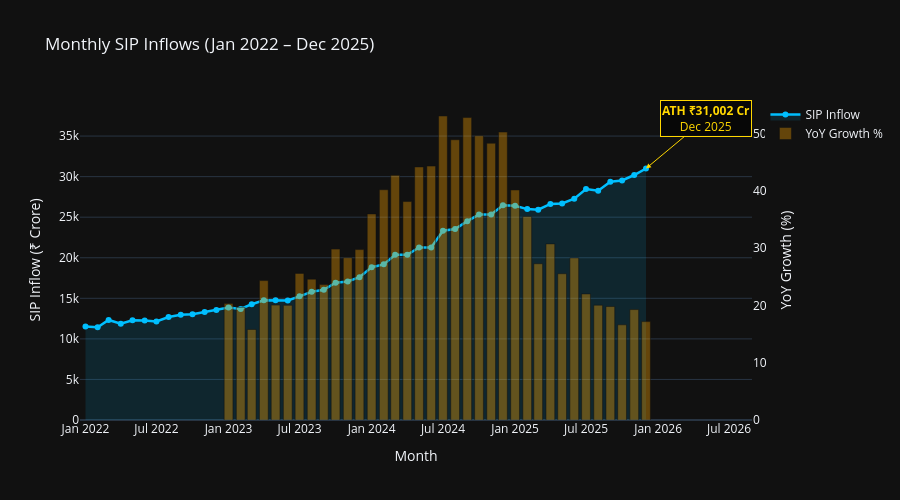

The cell this chart's notebook holds for it:
### Markdown cell above
## 4. SIP Inflow Time-Series <a id='4-sip-inflows'></a>
Monthly SIP collections Jan 2022 – Dec 2025 with YoY growth on secondary axis.
All-time high annotated in gold.

### Code cell
fig = go.Figure()
fig.add_trace(go.Scatter(
    x=sip["month"], y=sip["sip_inflow_crore"],
    mode="lines+markers", line=dict(color="#00BFFF", width=2.5),
    fill="tozeroy", fillcolor="rgba(0,191,255,0.12)", name="SIP Inflow",
    hovertemplate="<b>%{x|%b %Y}</b><br>₹%{y:,} Cr<extra></extra>"
))
ath = sip.loc[sip["sip_inflow_crore"].idxmax()]
fig.add_annotation(
    x=ath["month"], y=ath["sip_inflow_crore"],
    text=f"<b>ATH ₹{ath['sip_inflow_crore']:,} Cr</b><br>{ath['month'].strftime('%b %Y')}",
    showarrow=True, arrowhead=2, arrowcolor="gold",
    font=dict(color="gold", size=12), bgcolor="rgba(0,0,0,0.6)",
    bordercolor="gold", borderwidth=1, ax=60, ay=-50
)
fig.add_trace(go.Bar(x=sip["month"], y=sip["yoy_growth_pct"], name="YoY Growth %",
                     yaxis="y2", marker_color="rgba(255,165,0,0.35)"))
fig.update_layout(
    title="Monthly SIP Inflows (Jan 2022 – Dec 2025)",
    xaxis_title="Month", yaxis_title="SIP Inflow (₹ Crore)",
    yaxis2=dict(title="YoY Growth (%)", overlaying="y", side="right", showgrid=False),
    template=PLOTLY_TEMPLATE, height=500, hovermode="x unified"
)
fig.show()

### Figure 1 — Plotly figure (JSON) as saved in the notebook; plotly's stock layout.template omitted (floating-point values rounded to 4 significant figures)
{"data": [{"fill": "tozeroy", "fillcolor": "rgba(0,191,255,0.12)", "hovertemplate": "<b>%{x|%b %Y}</b><br>₹%{y:,} Cr<extra></extra>", "line": {"color": "#00BFFF", "width": 2.5}, "mode": "lines+markers", "name": "SIP Inflow", "type": "scatter", "x": ["2022-01-01T00:00:00", "2022-02-01T00:00:00", "2022-03-01T00:00:00", "2022-04-01T00:00:00", "2022-05-01T00:00:00", "2022-06-01T00:00:00", "2022-07-01T00:00:00", "2022-08-01T00:00:00", "2022-09-01T00:00:00", "2022-10-01T00:00:00", "2022-11-01T00:00:00", "2022-12-01T00:00:00", "2023-01-01T00:00:00", "2023-02-01T00:00:00", "2023-03-01T00:00:00", "2023-04-01T00:00:00", "2023-05-01T00:00:00", "2023-06-01T00:00:00", "2023-07-01T00:00:00", "2023-08-01T00:00:00", "2023-09-01T00:00:00", "2023-10-01T00:00:00", "2023-11-01T00:00:00", "2023-12-01T00:00:00", "2024-01-01T00:00:00", "2024-02-01T00:00:00", "2024-03-01T00:00:00", "2024-04-01T00:00:00", "2024-05-01T00:00:00", "2024-06-01T00:00:00", "2024-07-01T00:00:00", "2024-08-01T00:00:00", "2024-09-01T00:00:00", "2024-10-01T00:00:00", "2024-11-01T00:00:00", "2024-12-01T00:00:00", "2025-01-01T00:00:00", "2025-02-01T00:00:00", "2025-03-01T00:00:00", "2025-04-01T00:00:00", "2025-05-01T00:00:00", "2025-06-01T00:00:00", "2025-07-01T00:00:00", "2025-08-01T00:00:00", "2025-09-01T00:00:00", "2025-10-01T00:00:00", "2025-11-01T00:00:00", "2025-12-01T00:00:00"], "y": [11517, 11438, 12328, 11863, 12286, 12276, 12140, 12694, 12976, 13040, 13306, 13573, 13856, 13687, 14276, 14749, 14749, 14734, 15245, 15814, 16042, 16928, 17073, 17610, 18838, 19187, 20371, 20371, 21262, 21262, 23332, 23547, 24509, 25323, 25320, 26459, 26400, 25999, 25926, 26632, 26688, 27274, 28464, 28265, 29361, 29529, 30200, 31002]}, {"marker": {"color": "rgba(255,165,0,0.35)"}, "name": "YoY Growth %", "type": "bar", "x": ["2022-01-01T00:00:00", "2022-02-01T00:00:00", "2022-03-01T00:00:00", "2022-04-01T00:00:00", "2022-05-01T00:00:00", "2022-06-01T00:00:00", "2022-07-01T00:00:00", "2022-08-01T00:00:00", "2022-09-01T00:00:00", "2022-10-01T00:00:00", "2022-11-01T00:00:00", "2022-12-01T00:00:00", "2023-01-01T00:00:00", "2023-02-01T00:00:00", "2023-03-01T00:00:00", "2023-04-01T00:00:00", "2023-05-01T00:00:00", "2023-06-01T00:00:00", "2023-07-01T00:00:00", "2023-08-01T00:00:00", "2023-09-01T00:00:00", "2023-10-01T00:00:00", "2023-11-01T00:00:00", "2023-12-01T00:00:00", "2024-01-01T00:00:00", "2024-02-01T00:00:00", "2024-03-01T00:00:00", "2024-04-01T00:00:00", "2024-05-01T00:00:00", "2024-06-01T00:00:00", "2024-07-01T00:00:00", "2024-08-01T00:00:00", "2024-09-01T00:00:00", "2024-10-01T00:00:00", "2024-11-01T00:00:00", "2024-12-01T00:00:00", "2025-01-01T00:00:00", "2025-02-01T00:00:00", "2025-03-01T00:00:00", "2025-04-01T00:00:00", "2025-05-01T00:00:00", "2025-06-01T00:00:00", "2025-07-01T00:00:00", "2025-08-01T00:00:00", "2025-09-01T00:00:00", "2025-10-01T00:00:00", "2025-11-01T00:00:00", "2025-12-01T00:00:00"], "y": [null, null, null, null, null, null, null, null, null, null, null, null, 20.31, 19.66, 15.8, 24.33, 20.05, 20.02, 25.58, 24.58, 23.63, 29.82, 28.31, 29.74, 35.96, 40.18, 42.69, 38.12, 44.16, 44.31, 53.05, 48.9, 52.78, 49.59, 48.3, 50.25, 40.14, 35.5, 27.27, 30.73, 25.52, 28.28, 22, 20.04, 19.8, 16.61, 19.27, 17.17], "yaxis": "y2"}], "layout": {"annotations": [{"arrowcolor": "gold", "arrowhead": 2, "ax": 60, "ay": -50, "bgcolor": "rgba(0,0,0,0.6)", "bordercolor": "gold", "borderwidth": 1, "font": {"color": "gold", "size": 12}, "showarrow": true, "text": "<b>ATH ₹31,002 Cr</b><br>Dec 2025", "x": "2025-12-01T00:00:00", "y": 31002}], "height": 500, "hovermode": "x unified", "title": {"text": "Monthly SIP Inflows (Jan 2022 – Dec 2025)"}, "xaxis": {"title": {"text": "Month"}}, "yaxis": {"title": {"text": "SIP Inflow (₹ Crore)"}}, "yaxis2": {"overlaying": "y", "showgrid": false, "side": "right", "title": {"text": "YoY Growth (%)"}}}}
